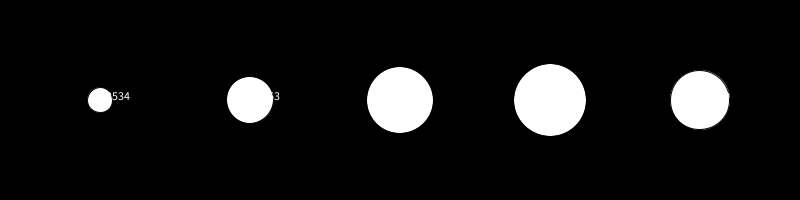
Frame 1 (no input)
Frame 60 (the mouse pressed at the canvas centre just before this capture): identical to frame 1, image omitted
Frame 120 (the mouse held since frame 60 and released just before this capture): identical to frame 1, image omitted

The Processing sketch that drew this single still picture (run headless with seeded random() and noise(); from frame 60 on, the mouse is pressed at the canvas centre):

// Processing sketch: processing_38685
// ── processing_38685.pde

int data [] = {42534,44663,46627,47209,45989};

void setup(){
  background(0);
  size(800, 200);
}

void draw(){
  background(0);
  for(int i = 0; i< data.length; i++){
    float ellSize = map(data[i],40000,50000,0,100);
    ellipse(i*150+100,100,ellSize,ellSize);
    text(data[i],i*150+100,100);
  }
  
}
